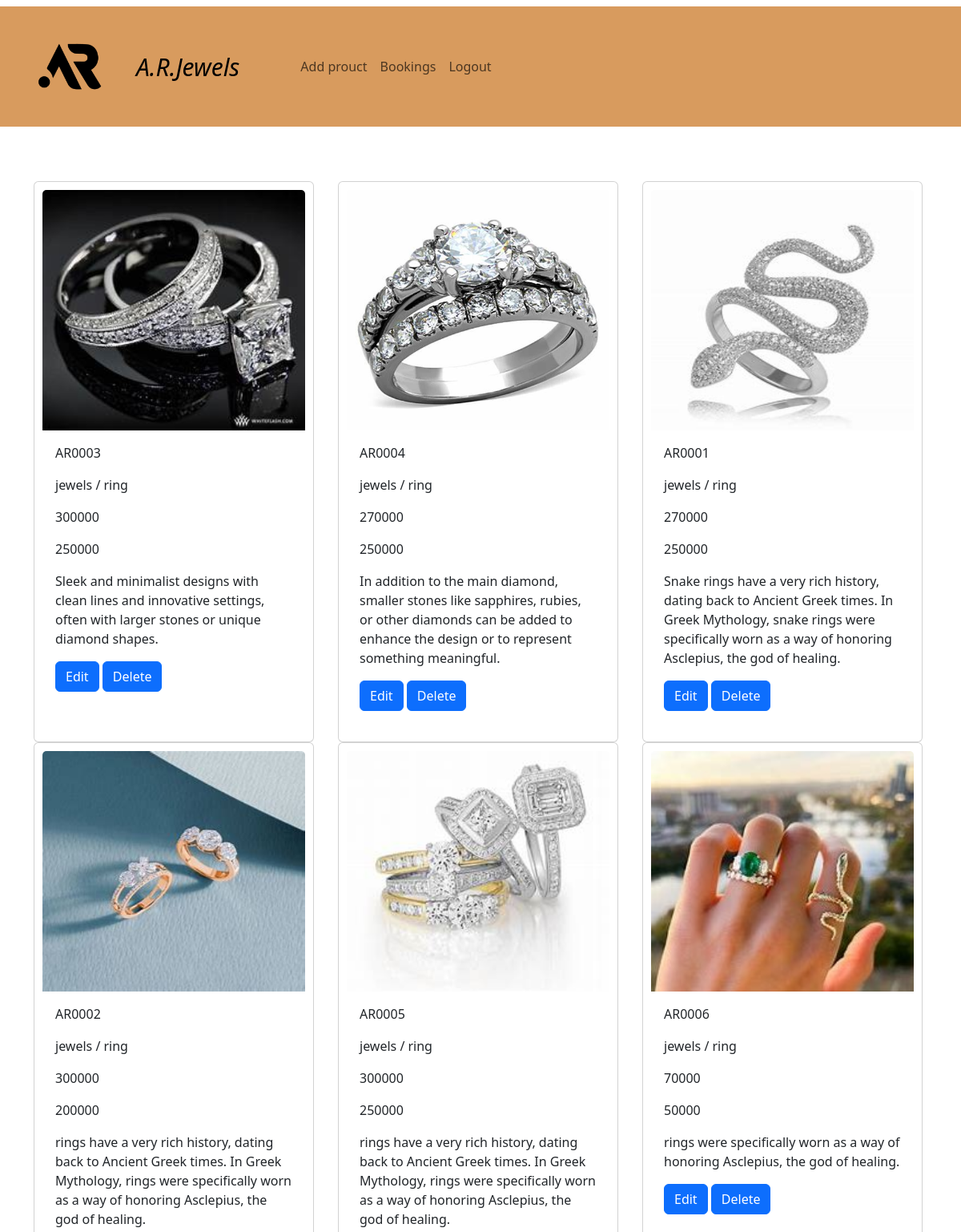
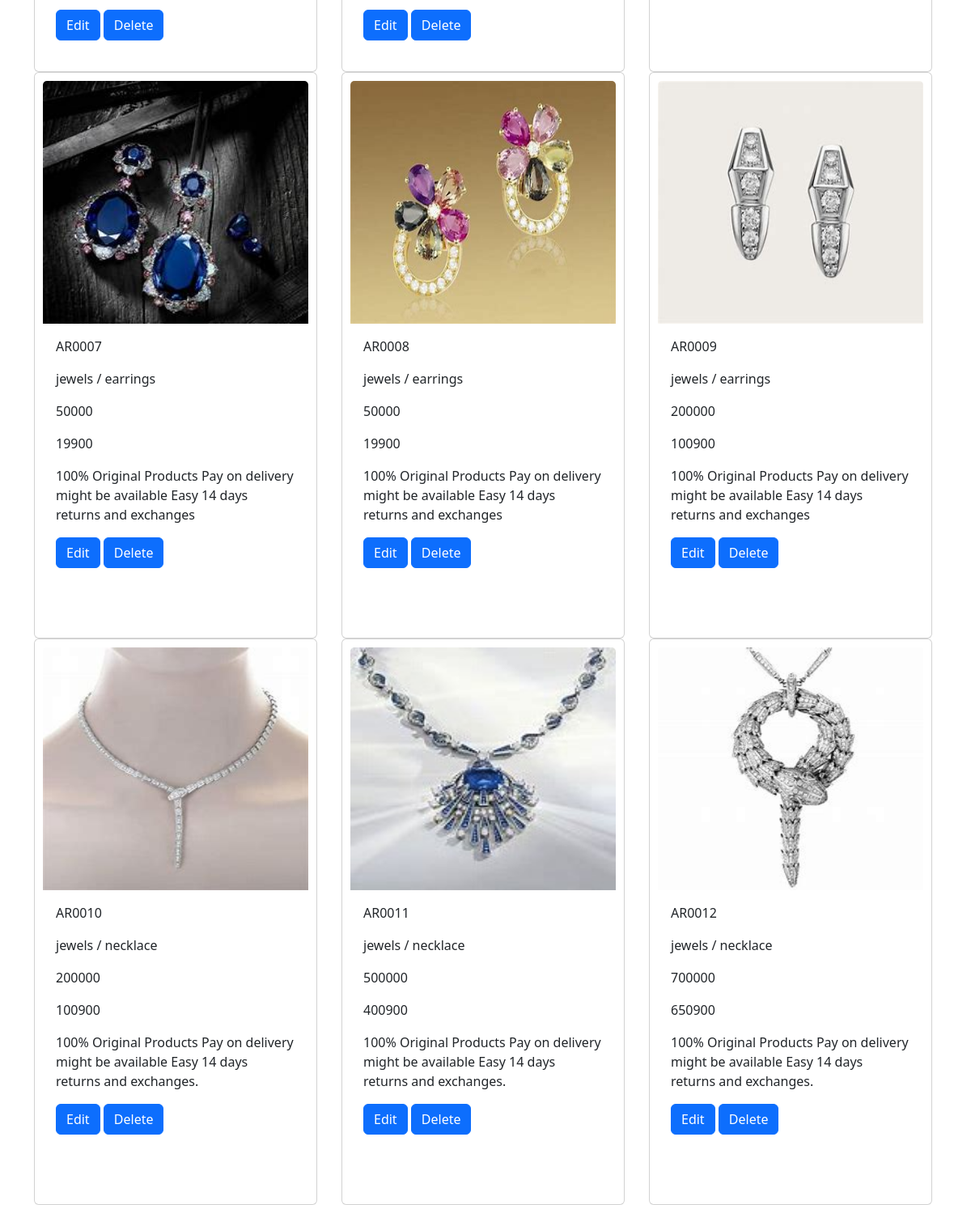
/shop_home (signed in), run on the app's committed database (2 pictures, top to bottom).
### app/models.py (models this page shows, shortened)
class Jewels(models.Model):
    jewels_id=models.TextField()
    category=models.TextField()
    jewels_name=models.TextField()
    price=models.IntegerField()
    offer_price=models.IntegerField()
    description=models.TextField()
    img=models.FileField()

### app/views.py (the view)
# urls.py: path('shop_home',views.shop_home),
def shop_home(req):
    if 'shop' in req.session:
        products=Jewels.objects.all()
        return render(req,'shop/shop_home.html',{'jewels':products})
    else:
        return redirect(shop_login)

### templates/shop/shop_home.html (shortened to what this page needs)
<!DOCTYPE html>
<html lang="en">
<head>
    <link href="https://cdn.jsdelivr.net/npm/bootstrap@5.3.3/dist/css/bootstrap.min.css" rel="stylesheet">
     {% load static %}
</head>
<body>
    <nav class="navbar navbar-expand-sm " >
        <div class="container-fluid" style="background-color: rgb(216, 155, 94);">
          <img src="{% static 'image/unnamed.png' %} " alt="" style="width: 150px;"><br>
          <div class="collapse navbar-collapse" id="collapsibleNavbar">
            <ul class="navbar-nav">
              <li class="nav-item">
                <a class="nav-link" href="#" style="font-style: italic; font-size: 30px; font-weight: 70px; color: black;">A.R.Jewels</a>
              </li>
              <li class="nav-item"style="padding-left: 60px; padding-top: 10px;" >
                <a class="nav-link" href="add_product">Add prouct</a>
              </li>
              <li class="nav-item" style="padding-top: 10px;">
                <a class="nav-link" href="booking">Bookings</a>
              </li>
              <li class="nav-item" style="padding-top: 10px;">
                <a class="nav-link" href="logout">Logout</a>
              </li>
            </ul>
          </div>
        </div>
      </nav>
    <div class="container">
        <div class="row">
            {% for pro in jewels %}
            <div class="col-lg-4">
                    <div class="card" style="width:350px; height: 700px; top: 60px; padding: 10px;" >
                      <img class="card-img-top" src="{{pro.img.url}}" alt="Card image" style="width:100%" height="300px">
                      <div class="card-body">
                        <p class="card-text">{{pro.jewels_id}}</p>
                        <p class="card-text">{{pro.category}}</p>
                        <p class="card-text">{{pro.price}}</p>
                        <p class="card-text">{{pro.offer_price}}</p>
                        <p class="card-text">{{pro.description}}</p>
                        <a href="edit_pro/{{pro.pk}}" class="btn btn-primary">Edit</a>
                        <a href="delete_pro/{{pro.pk}}" class="btn btn-primary">Delete</a>
                      </div>
                    </div>
            </div>
            {% endfor %}
        </div>
    </div>
</body>
</html>

### data on the page
Jewels: img (picture), jewels_id "AR0003", category "jewels / ring", price "300000", offer_price "250000", description "Sleek and minimalist designs with clean lines and innovative settings, often with larger stones or unique diamond shapes."
Jewels: img (picture), jewels_id "AR0004", category "jewels / ring", price "270000", offer_price "250000", description "In addition to the main diamond, smaller stones like sapphires, rubies, or other diamonds can be added to enhance the design or to represent something meaningful."
Jewels: img (picture), jewels_id "AR0001", category "jewels / ring", price "270000", offer_price "250000", description "Snake rings have a very rich history, dating back to Ancient Greek times. In Greek Mythology, snake rings were specifically worn as a way of honoring Asclepius, the god of healing."
Jewels: img (picture), jewels_id "AR0002", category "jewels / ring", price "300000", offer_price "200000", description "rings have a very rich history, dating back to Ancient Greek times. In Greek Mythology, rings were specifically worn as a way of honoring Asclepius, the god of healing."
Jewels: img (picture), jewels_id "AR0005", category "jewels / ring", price "300000", offer_price "250000", description "rings have a very rich history, dating back to Ancient Greek times. In Greek Mythology, rings were specifically worn as a way of honoring Asclepius, the god of healing."
Jewels: img (picture), jewels_id "AR0006", category "jewels / ring", price "70000", offer_price "50000", description "rings were specifically worn as a way of honoring Asclepius, the god of healing."
Jewels: img (picture), jewels_id "AR0007", category "jewels / earrings", price "50000", offer_price "19900", description "100% Original Products Pay on delivery might be available Easy 14 days returns and exchanges"
Jewels: img (picture), jewels_id "AR0008", category "jewels / earrings", price "50000", offer_price "19900", description "100% Original Products Pay on delivery might be available Easy 14 days returns and exchanges"
Jewels: img (picture), jewels_id "AR0009", category "jewels / earrings", price "200000", offer_price "100900", description "100% Original Products Pay on delivery might be available Easy 14 days returns and exchanges"
Jewels: img (picture), jewels_id "AR0010", category "jewels / necklace", price "200000", offer_price "100900", description "100% Original Products Pay on delivery might be available Easy 14 days returns and exchanges."
Jewels: img (picture), jewels_id "AR0011", category "jewels / necklace", price "500000", offer_price "400900", description "100% Original Products Pay on delivery might be available Easy 14 days returns and exchanges."
Jewels: img (picture), jewels_id "AR0012", category "jewels / necklace", price "700000", offer_price "650900", description "100% Original Products Pay on delivery might be available Easy 14 days returns and exchanges."
